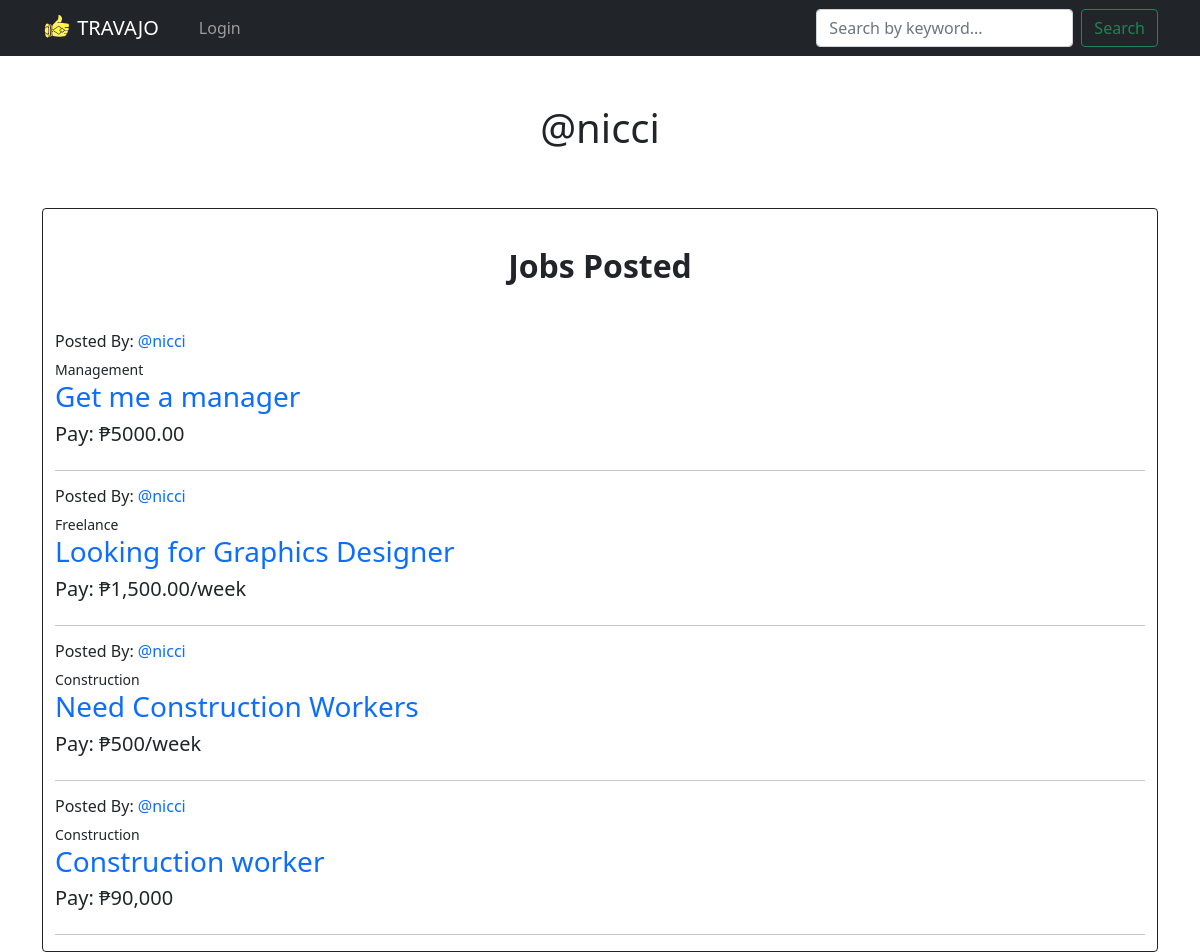
The page /profile/3 on the database its author committed.
### base/models.py (models this page shows, shortened)
class Room(models.Model):
    host = category = models.ForeignKey(User, on_delete = models.SET_NULL, null= True)
    category = models.ForeignKey(Category, on_delete = models.SET_NULL, null= True)
    name = models.CharField(max_length=200)
    payout = models.CharField(max_length = 200, null = True, blank = True)
    description = models.TextField(null = True, blank = True)
    updated =  models.DateTimeField(auto_now = True)
    created = models.DateTimeField(auto_now_add = True)
    class Meta:
        ordering = ['-updated', '-created']

class Category(models.Model):
    name = models.CharField(max_length=200)

### base/views.py (the view)
def userProfile (request,pk):
    user = User.objects.get(id = pk)
    rooms = user.room_set.all()
    context = {'user':user, 'rooms':rooms}
    return render(request, 'base/profile.html', context)

### base/templates/base/profile.html
{% extends 'main.html' %}
{% block content %}
<div class="container">
<div class="d-flex justify-content-center">
    <h1>@{{user.username}}<br><br></h1>
</div>
<div class = "container border border-dark rounded">
    <div>
        <div class="d-flex justify-content-center">
            <h2><br><strong>Jobs Posted</strong><br><br></h2>
        </div>
        {%  include 'base/displays_component.html' %}
    </div>
</div>
</div>
{% endblock content %}

### templates/main.html (shortened to what this page needs)
<!DOCTYPE html>
{%  load static %}
<html>
<head>
    <link href="https://cdn.jsdelivr.net/npm/bootstrap@5.1.3/dist/css/bootstrap.min.css" rel="stylesheet">
</head>
<body">
    {%  include 'nav.html' %}
    {% block content %}
    {% endblock %}
</body>
</html>

### templates/nav.html (shortened to what this page needs)
{%  load static %}
<nav class="navbar navbar-expand-lg navbar-dark bg-dark">
    <div class="container">
      <a class="navbar-brand" href="/">
        <img src="{% static 'images/site_icon.png' %}" width="30" height="30" class="d-inline-block align-top" alt="travajo logo">
        <span class="navbar-brand mb-0 h1">TRAVAJO</span>
      </a>
      <div class="collapse navbar-collapse" id="navbarSupportedContent">
        <ul class="navbar-nav me-auto mb-2 mb-lg-0">
          <li class="nav-item">
            {% if request.user.is_authenticated %}
            <a class="nav-link" href = "{% url 'logoutUser' %}">Logout</a>
            {% else %}
            <a class ="nav-link" href = "{% url 'loginUser'  %}">Login</a>
            {% endif %}
            </li>
        </ul>
        <form class="d-flex" method="GET" action = "{% url 'home' %}">
          <input class="form-control me-2" type="text"  name = "q" placeholder="Search by keyword..." aria-label="Search">
          <button class="btn btn-outline-success" type="submit">Search</button>
        </form>
      </div>
    </div>
  </nav>
<br><br>

### base/templates/base/displays_component.html (shortened to what this page needs)
{%block content%}
{% for room in rooms %}
<div class = "list-group list-group-flush">
    <div class="row">
        <div class="col d-flex align-items-center">
            {%  if request.user == room.host %}
            <h6>Posted By: You</h6>
            {%else%}
            <h6>Posted By: <a href= "{% url 'User Profile' room.host.id %}">@{{room.host.username}}</h6></a>
            {%endif%}
            </div>
        <div class="col ">
        </div>
    </div>
    <small>{{room.category.name}}</small>
    <h3><a href = "{% url 'room' room.id %}">{{room.name}}</a></h3>
    {% if room.payout == None %}
    <h5>Pay: Not specified</h5>
    {%else%}
    <h5>Pay: ₱{{room.payout}}</h5>
    {%endif%}
    <hr>
</div>
{% endfor %}
{%endblock content%}

### templates/main.html (style rules this page uses)
html { height:100vh; }

### base/templates/base/displays_component.html (style rules this page uses)
a { text-decoration: none; }

### rows shown on the page
Room: host.username "nicci", category.name "Management", name "Get me a manager", payout "5000.00"
Room: host.username "nicci", category.name "Freelance", name "Looking for Graphics Designer", payout "1,500.00/week"
Room: host.username "nicci", category.name "Construction", name "Need Construction Workers", payout "500/week"
Room: host.username "nicci", category.name "Construction", name "Construction worker", payout "90,000"

### other values the page prints
{{ user.username }} "nicci"
